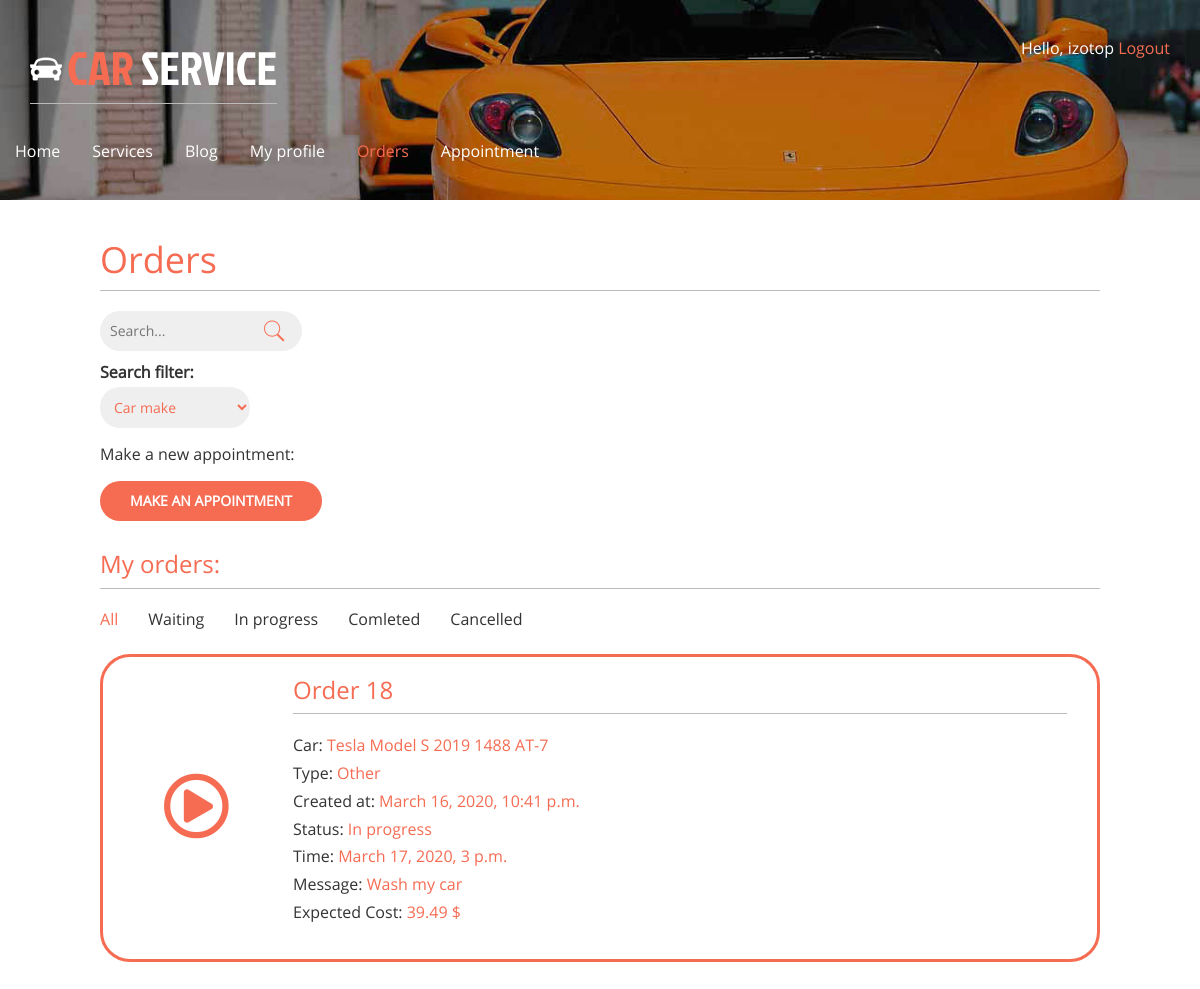
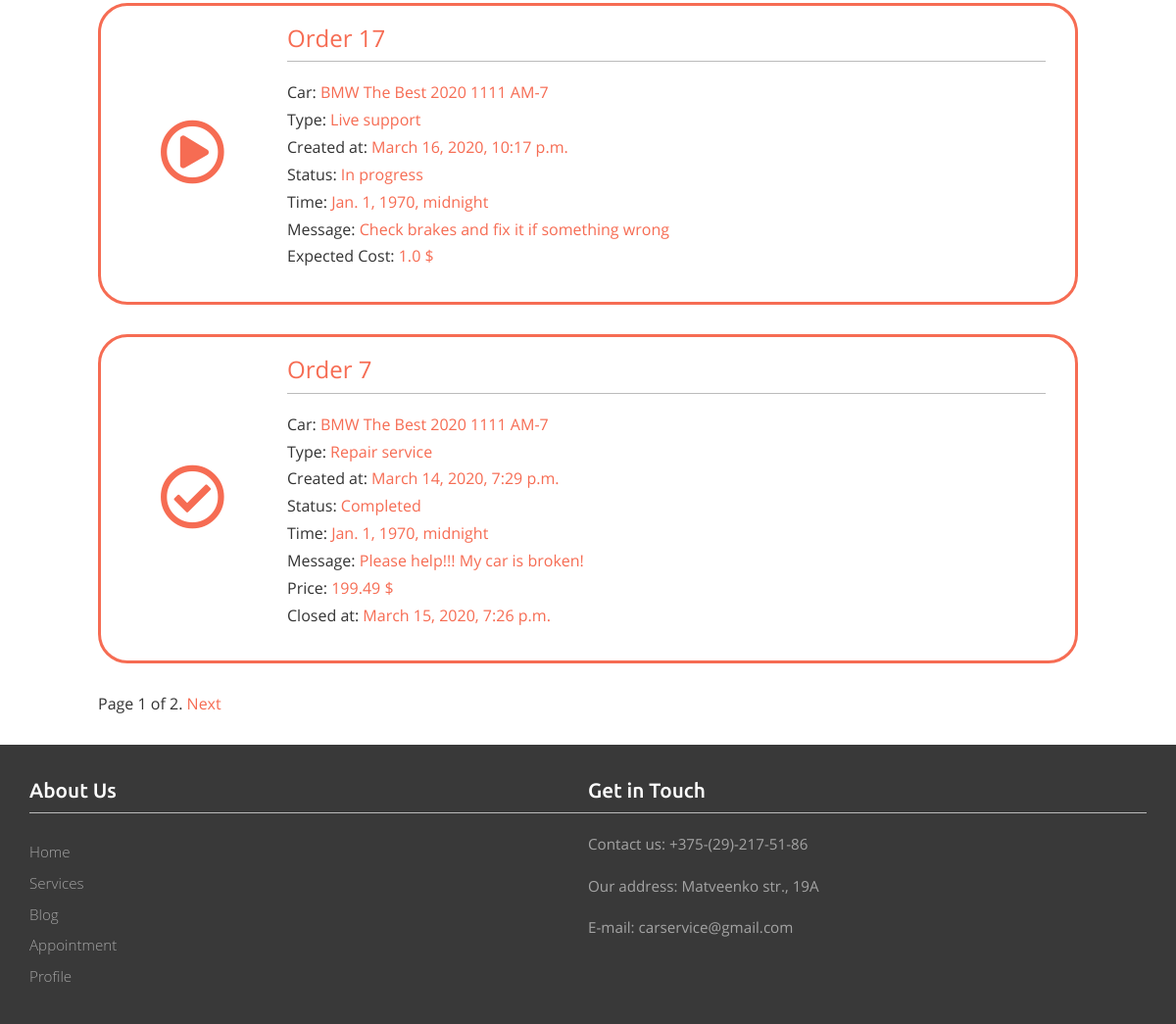
Page /orders/ (signed in) on the committed database (2 pictures, top to bottom).
### orders/models.py (models this page shows)
class Order(models.Model):
    WORK_TYPE_CHOICES = [
        ('Live support','Live support'),
        ('Repair service', 'Repair service'),
        ('Complete care', 'Complete care'),
        ('Spare parts', 'Spare parts'),
        ('Sales service', 'Sales service'),
        ('Tyre service', 'Tyre service'),
        ('Other', 'Other')
    ]
    STATUS_CHOICES = (
        ('Waiting', 'Waiting'),
        ('In progress', 'In progress'),
        ('Completed', 'Completed'),
        ('Cancelled', 'Canceled'),
    )
    user = models.ForeignKey(User, on_delete=models.CASCADE, related_name='orders')
    profile = models.ForeignKey(Profile, on_delete=models.CASCADE, related_name='user_orders')
    date = models.ForeignKey(OrderDate, on_delete=models.CASCADE, default=1, related_name='order_dates')
    car = models.ForeignKey(Car, on_delete=models.CASCADE, related_name='cars')
    type = models.CharField(choices=WORK_TYPE_CHOICES, max_length=50, default='Other')
    created_at = models.DateTimeField(auto_now_add=True)
    closed_at = models.DateTimeField(null=True)
    status = models.CharField(choices=STATUS_CHOICES, max_length=50, default='Waiting')
    price = models.FloatField(null=True)
    message = models.TextField(max_length=250)

class OrderDate(models.Model):
    ORDER_DATE_CHOICES = [
        ('09:00', '09:00:00'),
        ('10:00', '10:00:00'),
        ('11:00', '11:00:00'),
        ('12:00', '12:00:00'),
        ('13:00', '13:00:00'),
        ('14:00', '14:00:00'),
        ('15:00', '15:00:00'),
        ('16:00', '16:00:00')
    ]
    order_id = models.IntegerField()
    date = models.DateField()
    time = models.TimeField()

### account/models.py (models this page shows)
class Car(models.Model):
    user = models.ForeignKey(User, on_delete=models.CASCADE, related_name='car')
    make = models.CharField(max_length=50)
    model = models.CharField(max_length=100)
    year = models.IntegerField()
    vin = models.CharField(max_length=10)

### orders/views.py (the view, shortened to what this page needs)
# urls.py: path('orders/', include('orders.urls')),
@login_required
def orders(request):
    if request.user.is_superuser:
        object_list = Order.objects.order_by('-created_at')
    else:
        object_list = request.user.orders.all().order_by('-created_at')
    filter = request.GET.get('filter')
    filter_values = {'waiting':'Waiting', 'in-progress':'In progress', 'completed':'Completed', 'cancelled':'Cancelled'}
    if filter:
        object_list = object_list.filter(status=filter_values[filter])
    query = request.GET.get('query')
    search = request.GET.get('search')
    paginator = Paginator(object_list, 3) # По 3 статьи на каждой странице.
    page = request.GET.get('page')
    try:
        orders = paginator.page(page)
        print('Orders:', orders.object_list)
    except PageNotAnInteger:        # Если страница не является целым числом, возвращаем первую страницу.
        orders = paginator.page(1)
        print('PgNotInt:', orders)
    except EmptyPage:        # Если номер страницы больше, чем общее количество страниц, возвращаем последнюю.
        orders = paginator.page(paginator.num_pages)
        print('EmptPg:', orders)
    return render(request, 'orders.html', {'section':'orders', 'orders':orders, 'page':page, 'filter':filter, 'search':request.POST.get('search-filter'), 'query':request.POST.get('query')})

### orders/templates/orders.html (shortened to what this page needs)
{% extends "base.html" %}
{% load static %}
{% block content %}
<h1>Orders</h1>
<div class="search">
    <form method="POST">
       <input type="text" value="" name="query" placeholder="Search...">
       <input type="submit" value="">
        <label for="search-filter">Search filter:</label>
        <select name="search-filter" id="search-filter">
            <option value="Car make"> Car make</option>
        </select>
    </form>
</div>
{% if request.user.is_staff %}
<h3>All orders:</h3>
{% else %}
<div class="new-order">
<p>Make a new appointment:</p>
<a href="appointment" class="button">Make an appointment</a>
</div>
<h3>My orders:</h3>
{% endif %}
<div class="collapse navbar-collapse nav-wil" id="bs-example-navbar-collapse-1">
    <ul class="nav navbar-nav nav-filter">
        <li {% if not filter %} class="active"{% endif %}><a href="/orders/">All</a></li>
        <li {% if filter == 'waiting' %} class="active"{% endif %}><a href="/orders/?filter=waiting">Waiting</a></li>
        <li {% if filter == 'in-progress' %} class="active"{% endif %}><a href="/orders/?filter=in-progress">In progress</a></li>
        <li {% if filter == 'completed' %} class="active"{% endif %}><a href="/orders/?filter=completed">Comleted</a></li>
        <li {% if filter == 'cancelled' %} class="active"{% endif %}><a href="/orders/?filter=cancelled"">Cancelled</a></li>
    </ul>
</div>
{% if orders.object_list.count %}
{% for order in orders.object_list%}
<div class="order">
    <div>
        {% if order.status == 'Cancelled' %}
        <i class="far fa-times-circle"></i>
        {% elif order.status == 'Completed' %}
        <i class="far fa-check-circle"></i>
        {% elif order.status == 'Waiting' %}
        <i class="far fa-clock"></i>
        {% elif order.status == 'In progress'%}
        <i class="far fa-play-circle"></i>
        {% endif %}
    </div>
    <div style="flex-grow: 1;">
        <h3>Order {{order.id}}</h3>
        <p>Car: <span>{{order.car.make}} {{order.car.model}} {{order.car.year}} {{order.car.vin}}</span></p>
        <p>Type: <span>{{order.type}}</span></p>
        <p>Created at: <span>{{order.created_at}}</span></p>
        <p>Status: <span>{{order.status}}</span></p>
        <p>Time: <span>{{order.date.date}},  {{order.date.time}}</span></p>
        <p>Message: <span> {{order.message}}</span></p>
        {% if order.closed_at and order.status != 'Cancelled' %}
        <p>Price: <span>{{order.price}} $</span></p>
        <p>Closed at: <span>{{order.closed_at}}</span> </p>
        {% elif order.status == 'In progress' %}
        <p>Expected Cost: <span>{{order.price}} $</span></p>
        {% endif %}
    </div>
</div>
{% endfor %}
{% else %}
<p>There are no orders.</p>
{% endif %}
{% include "pagination.html" with page=orders %}
{% endblock %}

### account/templates/base.html (shortened to what this page needs)
{% load static %}
<!DOCTYPE html>
<html>
    <head>
        <link href="{% static "css/bootstrap.css" %}" rel='stylesheet' type='text/css' />
        <link href="{% static "css/style.css" %}" rel='stylesheet' type='text/css' />
        <link href="{% static "css/font-awesome/css/all.css" %}" rel="stylesheet" type='text/css'/>
    </head>
    <body>
        <div class="banner banner2">
            <div class="container">
                <div class="header">
                    <div class="logo">
                        <h1><a href="{% url "main" %}"><img src="{% static "images/car.png" %}" alt=""/>CAR <span>SERVICE</span></a></h1>
                    </div>
                    <div class="top_details">
                        <p>
                            {% if request.user.is_authenticated %}
                             Hello, {{ request.user.username }}<a href="{% url "logout" %}"> Logout</a>
                            {% else %}<a href="{% url "login" %}">Log-in</a>{% endif %}
                        </p>
                    </div>
                    <div class="clearfix"></div>
                </div>
                <nav class="navbar navbar-default">
                    <div class="collapse navbar-collapse nav-wil" id="bs-example-navbar-collapse-1">
                        <ul class="nav navbar-nav">
                            <li {% if section == "main" %} class="active"{% endif %}><a href="/main/">Home</a></li>
                            <li {% if section == "services" %} class="active"{% endif %}><a href="{% url "services" %}">Services</a></li>
                            <li {% if section == "blog" %} class="active"{% endif %}><a href="/blog/">Blog</a></li>
                            <li {% if section == "profile" %} class="active"{% endif %}><a href="{% url "profile" %}">My profile</a></li>
                            <li {% if section == "orders" %} class="active"{% endif %}><a href="/orders/">Orders</a></li>
                            <li {% if section == "appointment" %} class="active"{% endif %}><a href="/orders/appointment">Appointment</a></li>
                        </ul>
                    </div>
                 </nav>
            </div>
        </div>
        <div id="content">
        {% block content %}{% endblock %}
        </div>
        <div class="footer2">
            <div class="container">
            <div class="ftr2-grids">
              <div class="col-md-6 ftr2-grid1">
                 <h3>About Us</h3>
                 <ul>
                    <li><a href="about.html">Home</a></li>
                    <li><a href="services.html">Services</a></li>
                    <li><a href="blog.html">Blog</a></li>
                    <li><a href="gallery.html">Appointment</a></li>
                    <li><a href="contact.html">Profile</a></li>
                 </ul>
             </div>
             <div class="col-md-6 ftr6-grid3">
                 <h3>Get in Touch</h3>
                <p>Contact us: +375-(29)-217-51-86</p>
                <p>Our address: Matveenko str., 19A</p>
                <p>E-mail: carservice@gmail.com</p>
             </div>
             <div class="clearfix"></div>
        </div>

### account/static/css/style.css (style rules this page uses)
h4, h5, h6, h1, h2, h3 { border-bottom:1px solid #bbb; padding:0 0 10px 0; margin:20px 0 20px 0; color:#f66c53; }
ul, ol { margin: 0; padding:0; }
p { margin: 5px 0px; font-size: 12pt; }
.navbar-nav { margin: -15px; margin-bottom: 10px; }
.nav-filter a { color: #333 !important; }
i { cursor: pointer; }
select { width: 15%; }
html, body { font-family: 'OpenSans-Regular'; font-size: 100%; background: #ffffff; }
.new-order p { padding-bottom: 10px; }
.new-order { margin-bottom: 30px; }
.order { border-radius: 30px; border: solid 3px #f66c53; padding: 0px 30px 30px 30px; margin-bottom: 30px; background-clip: padding-box; display: flex; flex-direction: row; align-items: center; }
.order i { width: 100px; height: 100px; font-size: 50pt; padding-top: 30px; color: #f66c53; margin: 0px 30px; }
.info span, .car span, .order span, .edit-order span, .search span { color:#f66c53; }
h1 { border-bottom:1px solid #bbb; padding:0 0 10px 0; margin:10px 0 20px 0; color:#f66c53; }
input[type=submit], button, a.button { font-weight:bold; background:#f66c53; color:#fff; padding: 10px 30px; font-size:14px; text-transform:uppercase; border: 0; border-radius: 20px; margin: 0px 0px; }
#content { padding: 30px 100px ; }
form { overflow:auto; }
label { float:left; clear:both; color:#333; margin-bottom:4px; }
input[type="text"], input[type="password"], input[type="email"], input[type="file"], input[type="number"], textarea, select { clear:both; float:left; margin:0 0 10px; background:#efefef; border:0; font-size:14px; border-radius: 20px; padding: 10px 10px; border: 0px solid #f66c53; color:#f66c53; }
body a { transition:0.5s all; -webkit-transition:0.5s all; -moz-transition:0.5s all; -o-transition:0.5s all; -ms-transition:0.5s all; text-decoration: none; color: #f66c53; }
.banner { background:url(../images/bg3.jpg) no-repeat 0px -120px; background-size:cover; min-height:800px; }
.header { margin-top:2em; }
.logo { float:left; }
.logo h1 a { color:#F66C53; text-decoration:none; font-family:'JockeyOne-Regular'; font-size:1.3em; }
.logo h1 a img { margin-right:5px; vertical-align:initial; }
.logo h1 a span { color:#fff; }
.top_details { float:right; }
.top_details p { color:#fff; margin-bottom:0.5em; }
.search { border-radius: 3px; }
.search input[type="submit"] { background: url('../images/search1.png') no-repeat 0px 8px; border: none; cursor: pointer; position: absolute; margin-left: -40px; }
.navbar-default { background:none; border:none; }
.navbar-default ul li { display:inline-block; }
.navbar-default ul li a { display:block; color:#fff; text-decoration:none; padding:0 2em 0 0; }
ul.navbar-nav li.active a { background:none!important; color:#F66C53!important; }
.navbar-default .navbar-nav > li > a { color:#fff; }
.navbar-collapse { padding:0; }
.navbar { margin:2em 0; }
.footer2 { background:#393939; padding-bottom: 1em; }
.ftr2-grid1 { padding:1em 0; }
.ftr6-grid3 { padding: 1em 0; }
.ftr2-grid1 h3 { color:#fff; font-size:1.3em; font-weight:300; font-family: 'Ubuntu-Medium'; }
.ftr2-grid1 ul { margin:1.5em 0 0em 0; }
.ftr2-grid1 ul li { display:block; }
.ftr2-grid1 ul li a { display:block; padding:5px 0; color:#a4a4a4; font-size:0.95em; font-weight:300; text-decoration:none; font-family: 'Open Sans', sans-serif; }
.ftr6-grid3 h3 { color: #fff; font-size: 1.3em; font-family: 'Ubuntu-Medium'; }
.ftr6-grid3 p { margin-top:1.3em; color:#a4a4a4; font-size:0.95em; line-height:1.5em; }
.banner2 { background: url(../images/bg3.jpg) no-repeat 0px -375px; background-size: cover; min-height: 200px; max-height: 200px; }
.button { font-size: 0.85em; margin-top: 5px; padding: 10px 15px; display: inline-block; background:#F66C53; color: #FFF; outline: 0; }

### rows in the picture
Order: id "18", car.make "Tesla", car.model "Model S", car.year "2019", car.vin "1488 AT-7", type "Other", created_at "March 16, 2020, 10:41 p.m.", status "In progress", date "March 17, 2020", date.time "3 p.m.", message "Wash my car", price "39.49"
Order: id "17", car.make "BMW", car.model "The Best", car.year "2020", car.vin "1111 AM-7", type "Live support", created_at "March 16, 2020, 10:17 p.m.", status "In progress", date "Jan. 1, 1970", date.time "midnight", message "Check brakes and fix it if something wrong", price "1.0"
Order: id "7", car.make "BMW", car.model "The Best", car.year "2020", car.vin "1111 AM-7", type "Repair service", created_at "March 14, 2020, 7:29 p.m.", status "Completed", date "Jan. 1, 1970", date.time "midnight", message "Please help!!! My car is broken!", price "199.49", closed_at "March 15, 2020, 7:26 p.m."

### other values in the picture
{{ request.user.username }} "izotop"
{{ page.number }} "1"
{{ page.paginator.num_pages }} "2"
